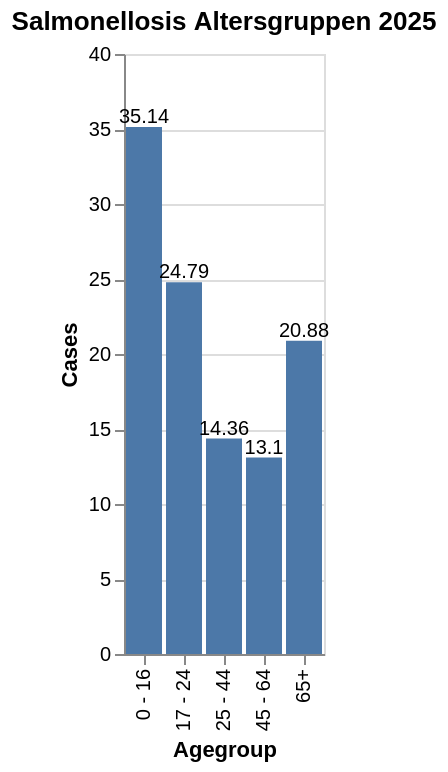

Here is the notebook cell this chart was saved with:
### Code cell
data_age_2025 = data_med[data_med["temporal"] == "2025"]

bar_age_2 = alt.Chart(data_age_2025).mark_bar().encode(
    x=alt.X("agegroup", title="Agegroup"),
    y=alt.Y("incValue", title="Cases")
).properties(
    title="Salmonellosis Altersgruppen 2025"
)

# Textlabels
text = bar_age_2.mark_text(
    align="center",
    dy=-5,
    size=10
).encode(
    text="incValue:Q"
)

bar_age_2 = bar_age_2 + text

bar_age_2

### Figure 1 — Vega-Lite specification as saved in the notebook (floating-point values rounded to 4 significant figures)
{"config": {"view": {"continuousWidth": 300, "continuousHeight": 300}}, "layer": [{"mark": {"type": "bar"}, "encoding": {"x": {"field": "agegroup", "title": "Agegroup", "type": "nominal"}, "y": {"field": "incValue", "title": "Cases", "type": "quantitative"}}, "title": "Salmonellosis Altersgruppen 2025"}, {"mark": {"type": "text", "align": "center", "dy": -5, "size": 10}, "encoding": {"text": {"field": "incValue", "type": "quantitative"}, "x": {"field": "agegroup", "title": "Agegroup", "type": "nominal"}, "y": {"field": "incValue", "title": "Cases", "type": "quantitative"}}, "title": "Salmonellosis Altersgruppen 2025"}], "data": {"name": "data-e1baf2e3c03598b04b73e71d99f8aa6c"}, "$schema": "https://vega.github.io/schema/vega-lite/v6.1.0.json", "datasets": {"data-e1baf2e3c03598b04b73e71d99f8aa6c": [{"valueCategory": "cases_10y_mean", "temporal": "2025", "temporal_type": "year", "georegion": "CHFL", "georegion_type": "CHFL", "agegroup": "0 - 16", "agegroup_type": "agegroup_food", "sex": "all", "type": "all", "value": null, "pop": null, "incValue": 35.14, "valueYearCumSum": null, "valueMean3y": null, "trend": NaN, "prct": null, "deltaValue": null, "deltaIncValue": null, "incValuePrctChange": null, "valueMean5y": null, "dataComplete": true}, {"valueCategory": "cases_10y_mean", "temporal": "2025", "temporal_type": "year", "georegion": "CHFL", "georegion_type": "CHFL", "agegroup": "17 - 24", "agegroup_type": "agegroup_food", "sex": "all", "type": "all", "value": null, "pop": null, "incValue": 24.79, "valueYearCumSum": null, "valueMean3y": null, "trend": NaN, "prct": null, "deltaValue": null, "deltaIncValue": null, "incValuePrctChange": null, "valueMean5y": null, "dataComplete": true}, {"valueCategory": "cases_10y_mean", "temporal": "2025", "temporal_type": "year", "georegion": "CHFL", "georegion_type": "CHFL", "agegroup": "25 - 44", "agegroup_type": "agegroup_food", "sex": "all", "type": "all", "value": null, "pop": null, "incValue": 14.36, "valueYearCumSum": null, "valueMean3y": null, "trend": NaN, "prct": null, "deltaValue": null, "deltaIncValue": null, "incValuePrctChange": null, "valueMean5y": null, "dataComplete": true}, {"valueCategory": "cases_10y_mean", "temporal": "2025", "temporal_type": "year", "georegion": "CHFL", "georegion_type": "CHFL", "agegroup": "45 - 64", "agegroup_type": "agegroup_food", "sex": "all", "type": "all", "value": null, "pop": null, "incValue": 13.1, "valueYearCumSum": null, "valueMean3y": null, "trend": NaN, "prct": null, "deltaValue": null, "deltaIncValue": null, "incValuePrctChange": null, "valueMean5y": null, "dataComplete": true}, {"valueCategory": "cases_10y_mean", "temporal": "2025", "temporal_type": "year", "georegion": "CHFL", "georegion_type": "CHFL", "agegroup": "65+", "agegroup_type": "agegroup_food", "sex": "all", "type": "all", "value": null, "pop": null, "incValue": 20.88, "valueYearCumSum": null, "valueMean3y": null, "trend": NaN, "prct": null, "deltaValue": null, "deltaIncValue": null, "incValuePrctChange": null, "valueMean5y": null, "dataComplete": true}, {"valueCategory": "cases_10y_mean", "temporal": "2025", "temporal_type": "year", "georegion": "CHFL", "georegion_type": "CHFL", "agegroup": "unknown", "agegroup_type": "agegroup_food", "sex": "all", "type": "all", "value": null, "pop": null, "incValue": null, "valueYearCumSum": null, "valueMean3y": null, "trend": NaN, "prct": null, "deltaValue": null, "deltaIncValue": null, "incValuePrctChange": null, "valueMean5y": null, "dataComplete": true}]}}
